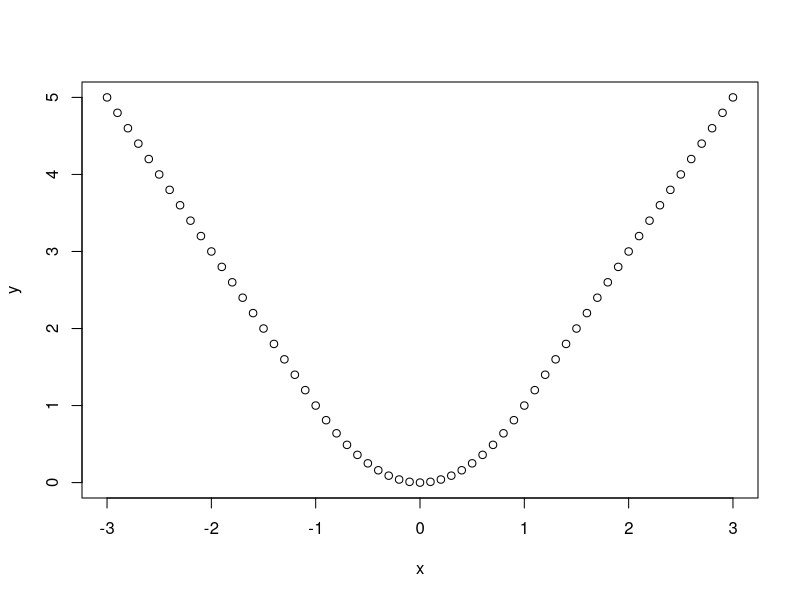

The R script that drew this image:
## ---- chunk 1
knitr::opts_chunk$set(echo = TRUE)
## ---- chunk 2
#1.
#a.

library(ade4)
data(olympic)
attach(olympic)

#for loop
for(i in tab){
  print(sd(i))
}

#using apply function
apply(tab,2,sd)



#b.

for(leap_year in seq(1900,2018)){
  if(leap_year%%4 == 0){
  print(leap_year)}
}

#c.
x = seq(-3,3,by = 0.1)
y <- ifelse(abs(x) > 1, 2*abs(x)-1, x^2)
y
plot(x,y)



#2.
fib={}
fib[1] =0
fib[2]=1

for(n in 3:50){
fib[n]= fib[n-1] + fib[n-2]
}
print(fib)


#3.
func <- function(x) {
  x^3-3*x-3
}

dfunc <- function(x) {
  3*x^2 - 3
}

x0 = 2

tolerance = .0001

root <- function(func, dfunc, x0, tolerance) {
    x = x0
    while (abs(func(x)) > tolerance) {
        x = x - func(x)/dfunc(x)
    }
    return(x)
    }

root(func, dfunc, x0, tolerance)
  

  
